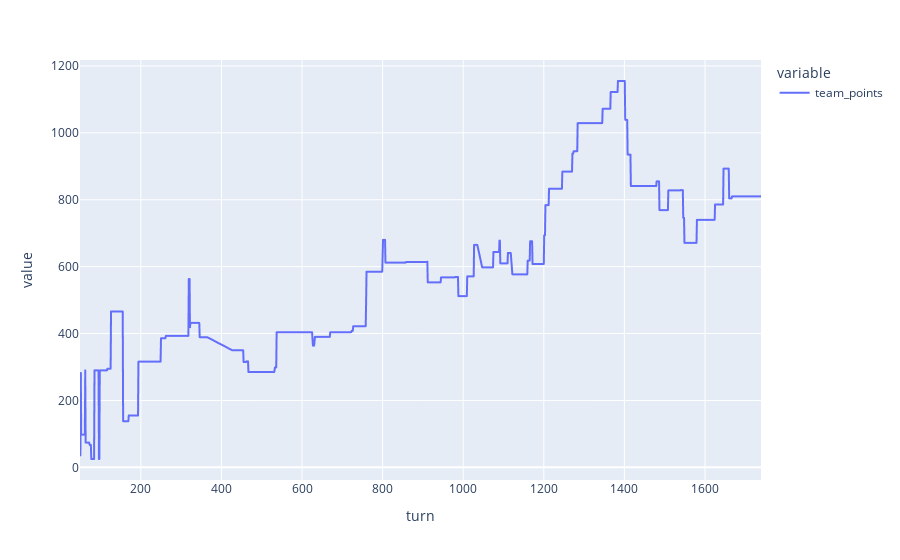

This figure's notebook cell:
### Code cell
px.line(df.loc[lambda x: x.team_points != 0], x='turn', y=['team_points'])

### Figure 1 — Plotly figure (JSON) as saved in the notebook; plotly's stock layout.template omitted (floating-point values rounded to 4 significant figures; data arrays with more than 128 entries replaced by an {"elided": "..."} marker saying what was removed)
{"data": [{"hovertemplate": "variable=team_points<br>turn=%{x}<br>value=%{y}<extra></extra>", "legendgroup": "team_points", "line": {"color": "#636efa", "dash": "solid"}, "marker": {"symbol": "circle"}, "mode": "lines", "name": "team_points", "showlegend": true, "type": "scattergl", "x": {"elided": "1492 int values"}, "xaxis": "x", "y": {"elided": "1492 int values"}, "yaxis": "y"}], "layout": {"legend": {"title": {"text": "variable"}, "tracegroupgap": 0}, "margin": {"t": 60}, "xaxis": {"anchor": "y", "domain": [0, 1], "title": {"text": "turn"}}, "yaxis": {"anchor": "x", "domain": [0, 1], "title": {"text": "value"}}}}
